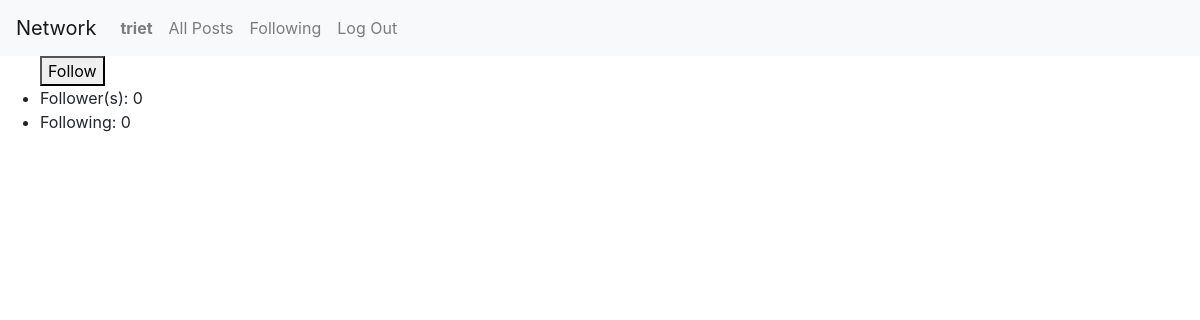
The page /profile/4 (signed in) on the database as committed earlier.
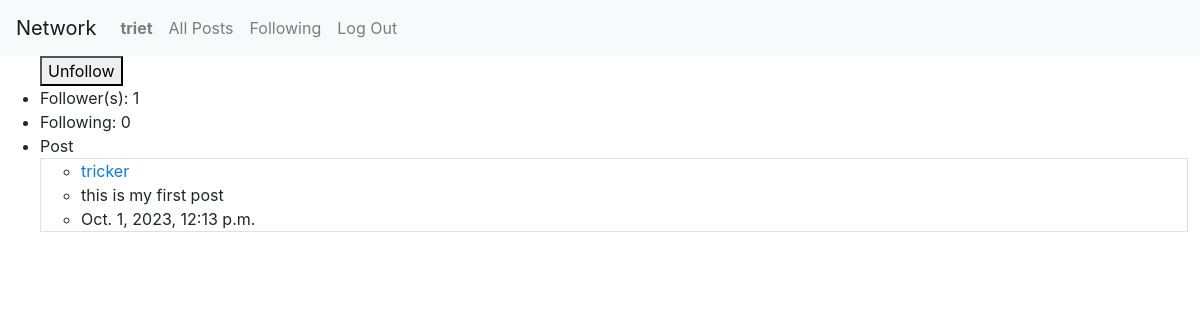
The same page on the database as committed later.
### network/models.py (models this page shows, shortened)
class Post(models.Model):
    username = models.ForeignKey(User, on_delete=models.CASCADE, related_name="username_post")
    content = models.CharField(max_length=500)
    date = models.DateTimeField(auto_now_add=True)

class User(AbstractUser):
    pass

### network/views.py (the view)
# urls.py: path("profile/<int:user_id>", views.profile, name="profile"),
def profile(request, user_id):
    user = User.objects.get(pk=user_id)
    num_followers = Follow.objects.filter(user_being_followed=user).count()
    num_following = Follow.objects.filter(follower=user).count()
    following = Follow.objects.filter(follower=request.user)   # get those follows which the curent user is following
    posts = Post.objects.filter(username=user)
    followable = False
    if not following.filter(user_being_followed=user).exists():    # check if the profile's user exist in those follows
        followable = True
    return render(request, "network/profile.html", {
        "user": user,
        "num_followers": num_followers,
        "num_following": num_following,
        "following": following,
        "posts": posts,
        "followable": followable
    })

### network/templates/network/profile.html (shortened to what this page needs)
{% extends "network/layout.html" %}
{% block body %}
<div>
    <ul>
        {% if request.user != user and followable %}
            <button>Follow</button>
        {% elif request.user != user and not followable %}
            <button>Unfollow</button>
        {% endif %}
        <li>Follower(s): {{ num_followers }}</li>
        <li>Following: {{ num_following }}</li>
        {% for post in posts %}
        <li>Post</li>
        <ul class="border">
            <li>
                <a href="{% url 'profile' user.id %}">{{ post.username }}</a>
            </li>
            <li>{{ post.content }}</li>
            <li>{{ post.date }}</li>
        </ul><br>
        {% endfor %}
    </ul>
</div>
{% endblock %}

Rows that differ between the two databases and show on the page:
added Post: username "tricker", content "this is my first post", date "Oct. 1, 2023, 12:13 p.m."
Other text that changed with them:
{{ num_followers }}: "0" → "1"
text no longer shown: "Follow"
text now shown: "Unfollow"
